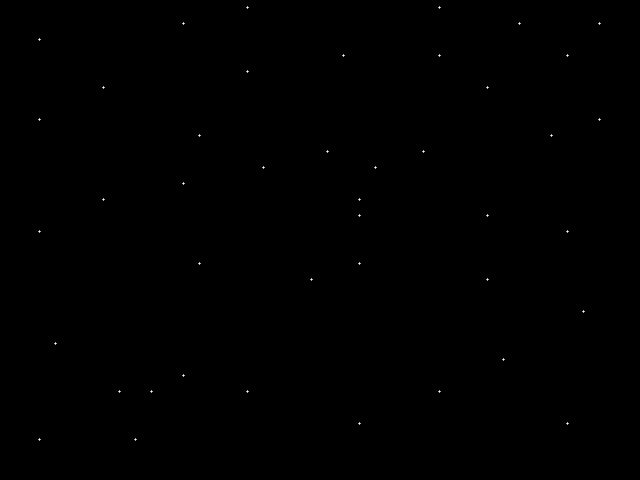

A 2D game scene composited from a Tiled map and its tileset images. What follows is a short description and the map's XML, with every tile layer's data as written:
An orthogonal 40x30 tile map with 16x16 px tiles, 1 tile layer (Tile Layer 1).

<map version="1.2" tiledversion="1.2.3" orientation="orthogonal" renderorder="right-down" width="40" height="30" tilewidth="16" tileheight="16" infinite="0" nextlayerid="2" nextobjectid="1">
 <tileset firstgid="1" name="k1tiles" tilewidth="16" tileheight="16" tilecount="611" columns="13">
  <properties>
   <property name="tileSetID" type="int" value="100" />
  </properties>
  <image source="../gfx/k1tiles.bmp" width="208" height="752" />
  <tile id="468">
   <properties>
    <property name="typeID" type="int" value="5" />
   </properties>
  </tile>
  <tile id="469">
   <properties>
    <property name="typeID" type="int" value="5" />
   </properties>
  </tile>
  <tile id="470">
   <properties>
    <property name="typeID" type="int" value="5" />
   </properties>
  </tile>
  <tile id="471">
   <properties>
    <property name="typeID" type="int" value="5" />
   </properties>
  </tile>
 </tileset>
 <layer id="1" name="Tile Layer 1" width="40" height="30">
  <data encoding="csv">
455,455,455,455,455,455,455,455,455,455,455,455,455,455,455,469,455,455,455,455,455,455,455,455,455,455,455,469,455,455,455,455,455,455,455,455,455,455,455,455,
455,455,455,455,455,455,455,455,455,455,455,469,455,455,455,455,455,455,455,455,455,455,455,455,455,455,455,455,455,455,455,455,469,455,455,455,455,469,455,455,
455,455,469,455,455,455,455,455,455,455,455,455,455,455,455,455,455,455,455,455,455,455,455,455,455,455,455,455,455,455,455,455,455,455,455,455,455,455,455,455,
455,455,455,455,455,455,455,455,455,455,455,455,455,455,455,455,455,455,455,455,455,469,455,455,455,455,455,469,455,455,455,455,455,455,455,469,455,455,455,455,
455,455,455,455,455,455,455,455,455,455,455,455,455,455,455,469,455,455,455,455,455,455,455,455,455,455,455,455,455,455,455,455,455,455,455,455,455,455,455,455,
455,455,455,455,455,455,469,455,455,455,455,455,455,455,455,455,455,455,455,455,455,455,455,455,455,455,455,455,455,455,469,455,455,455,455,455,455,455,455,455,
455,455,455,455,455,455,455,455,455,455,455,455,455,455,455,455,455,455,455,455,455,455,455,455,455,455,455,455,455,455,455,455,455,455,455,455,455,455,455,455,
455,455,469,455,455,455,455,455,455,455,455,455,455,455,455,455,455,455,455,455,455,455,455,455,455,455,455,455,455,455,455,455,455,455,455,455,455,469,455,455,
455,455,455,455,455,455,455,455,455,455,455,455,469,455,455,455,455,455,455,455,455,455,455,455,455,455,455,455,455,455,455,455,455,455,469,455,455,455,455,455,
455,455,455,455,455,455,455,455,455,455,455,455,455,455,455,455,455,455,455,455,469,455,455,455,455,455,469,455,455,455,455,455,455,455,455,455,455,455,455,455,
455,455,455,455,455,455,455,455,455,455,455,455,455,455,455,455,469,455,455,455,455,455,455,469,455,455,455,455,455,455,455,455,455,455,455,455,455,455,455,455,
455,455,455,455,455,455,455,455,455,455,455,469,455,455,455,455,455,455,455,455,455,455,455,455,455,455,455,455,455,455,455,455,455,455,455,455,455,455,455,455,
455,455,455,455,455,455,469,455,455,455,455,455,455,455,455,455,455,455,455,455,455,455,469,455,455,455,455,455,455,455,455,455,455,455,455,455,455,455,455,455,
455,455,455,455,455,455,455,455,455,455,455,455,455,455,455,455,455,455,455,455,455,455,469,455,455,455,455,455,455,455,469,455,455,455,455,455,455,455,455,455,
455,455,469,455,455,455,455,455,455,455,455,455,455,455,455,455,455,455,455,455,455,455,455,455,455,455,455,455,455,455,455,455,455,455,455,469,455,455,455,455,
455,455,455,455,455,455,455,455,455,455,455,455,455,455,455,455,455,455,455,455,455,455,455,455,455,455,455,455,455,455,455,455,455,455,455,455,455,455,455,455,
455,455,455,455,455,455,455,455,455,455,455,455,469,455,455,455,455,455,455,455,455,455,469,455,455,455,455,455,455,455,455,455,455,455,455,455,455,455,455,455,
455,455,455,455,455,455,455,455,455,455,455,455,455,455,455,455,455,455,455,469,455,455,455,455,455,455,455,455,455,455,469,455,455,455,455,455,455,455,455,455,
455,455,455,455,455,455,455,455,455,455,455,455,455,455,455,455,455,455,455,455,455,455,455,455,455,455,455,455,455,455,455,455,455,455,455,455,455,455,455,455,
455,455,455,455,455,455,455,455,455,455,455,455,455,455,455,455,455,455,455,455,455,455,455,455,455,455,455,455,455,455,455,455,455,455,455,455,469,455,455,455,
455,455,455,455,455,455,455,455,455,455,455,455,455,455,455,455,455,455,455,455,455,455,455,455,455,455,455,455,455,455,455,455,455,455,455,455,455,455,455,455,
455,455,455,469,455,455,455,455,455,455,455,455,455,455,455,455,455,455,455,455,455,455,455,455,455,455,455,455,455,455,455,455,455,455,455,455,455,455,455,455,
455,455,455,455,455,455,455,455,455,455,455,455,455,455,455,455,455,455,455,455,455,455,455,455,455,455,455,455,455,455,455,469,455,455,455,455,455,455,455,455,
455,455,455,455,455,455,455,455,455,455,455,469,455,455,455,455,455,455,455,455,455,455,455,455,455,455,455,455,455,455,455,455,455,455,455,455,455,455,455,455,
455,455,455,455,455,455,455,469,455,469,455,455,455,455,455,469,455,455,455,455,455,455,455,455,455,455,455,469,455,455,455,455,455,455,455,455,455,455,455,455,
455,455,455,455,455,455,455,455,455,455,455,455,455,455,455,455,455,455,455,455,455,455,455,455,455,455,455,455,455,455,455,455,455,455,455,455,455,455,455,455,
455,455,455,455,455,455,455,455,455,455,455,455,455,455,455,455,455,455,455,455,455,455,469,455,455,455,455,455,455,455,455,455,455,455,455,469,455,455,455,455,
455,455,469,455,455,455,455,455,469,455,455,455,455,455,455,455,455,455,455,455,455,455,455,455,455,455,455,455,455,455,455,455,455,455,455,455,455,455,455,455,
455,455,455,455,455,455,455,455,455,455,455,455,455,455,455,455,455,455,455,455,455,455,455,455,455,455,455,455,455,455,455,455,455,455,455,455,455,455,455,455,
455,455,455,455,455,455,455,455,455,455,455,455,455,455,455,455,455,455,455,455,455,455,455,455,455,455,455,455,455,455,455,455,455,455,455,455,455,455,455,455
</data>
 </layer>
</map>
